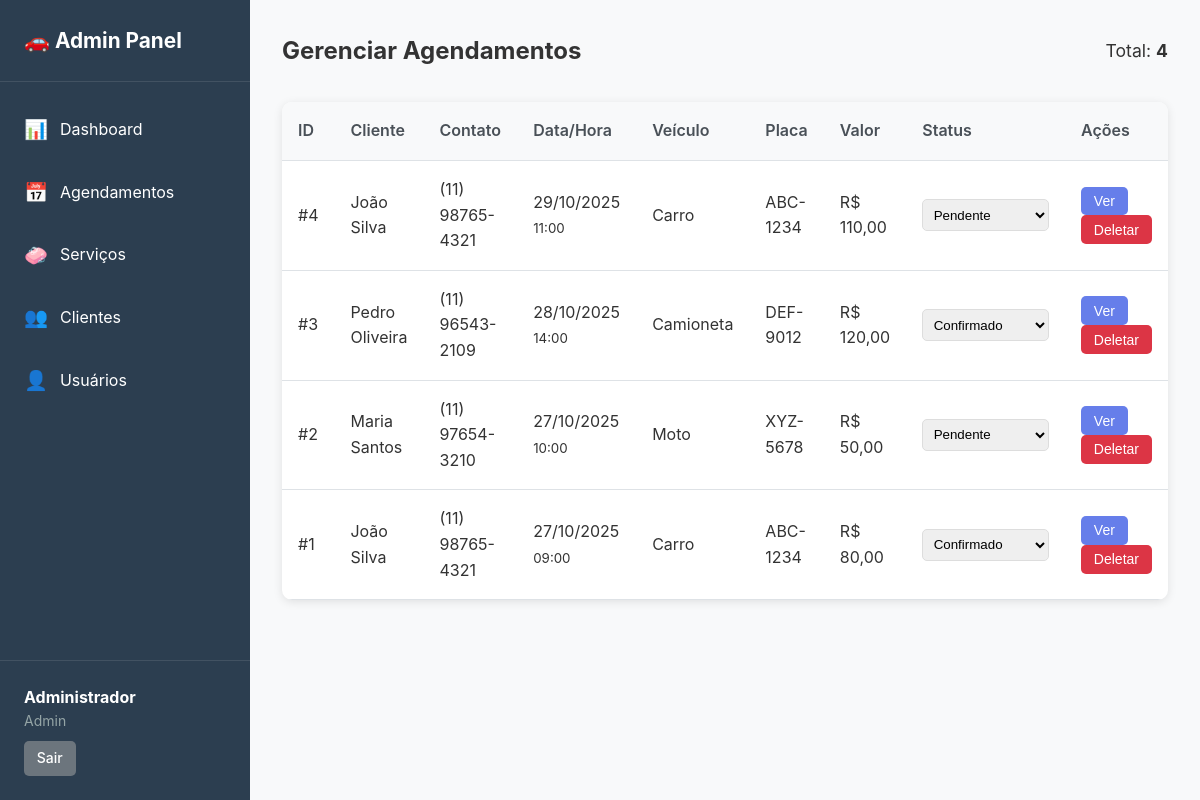
Screenshot of /public/admin/agendamentos.php (signed in) with the database file from the repository.
### tables this page shows
CREATE TABLE agendamentos (
    id INT PRIMARY KEY AUTO_INCREMENT,
    cliente_id INT NOT NULL,
    data_agendamento DATE NOT NULL,
    hora_agendamento TIME NOT NULL,
    tipo_veiculo ENUM('moto', 'carro', 'camioneta') NOT NULL,
    placa_veiculo VARCHAR(20),
    modelo_veiculo VARCHAR(100),
    observacoes TEXT,
    valor_total DECIMAL(10,2) NOT NULL,
    status ENUM('pendente', 'confirmado', 'em_andamento', 'concluido', 'cancelado') DEFAULT 'pendente',
    data_criacao TIMESTAMP DEFAULT CURRENT_TIMESTAMP,
    data_atualizacao TIMESTAMP DEFAULT CURRENT_TIMESTAMP ON UPDATE CURRENT_TIMESTAMP,
    FOREIGN KEY (cliente_id) REFERENCES clientes(id),
    INDEX idx_cliente (cliente_id),
    INDEX idx_data (data_agendamento),
    INDEX idx_status (status),
    INDEX idx_data_hora (data_agendamento, hora_agendamento)
);

CREATE TABLE clientes (
    id INT PRIMARY KEY AUTO_INCREMENT,
    nome VARCHAR(100) NOT NULL,
    email VARCHAR(100) UNIQUE NOT NULL,
    senha VARCHAR(255) NOT NULL,
    telefone VARCHAR(20) NOT NULL,
    endereco VARCHAR(255) NOT NULL,
    cidade VARCHAR(100) NOT NULL,
    estado VARCHAR(2) NOT NULL,
    cep VARCHAR(10) NOT NULL,
    data_cadastro TIMESTAMP DEFAULT CURRENT_TIMESTAMP,
    data_atualizacao TIMESTAMP DEFAULT CURRENT_TIMESTAMP ON UPDATE CURRENT_TIMESTAMP,
    INDEX idx_email (email),
    INDEX idx_nome (nome),
    INDEX idx_telefone (telefone)
);

### app/models/Agendamento.php (called while the page is built, shortened)
<?php
class Agendamento {
    private $conn;
    private $table_name = "agendamentos";
    public function __construct($db = null) {
        if ($db) {
            $this->conn = $db;
        } else {
            $database = new Database();
            $this->conn = $database->getConnection();
        }
    }
    public function readAll() {
        $query = "SELECT a.*, c.nome as cliente_nome, c.telefone as cliente_telefone
                  FROM " . $this->table_name . " a
                  INNER JOIN clientes c ON a.cliente_id = c.id
                  ORDER BY a.data_agendamento DESC, a.hora_agendamento DESC";
        $stmt = $this->conn->prepare($query);
        $stmt->execute();
        return $stmt;
    }
}
?>

### config/config.php (called while the page is built, shortened)
<?php
function formatarMoeda($valor) {
    return 'R$ ' . number_format($valor, 2, ',', '.');
}
function formatarData($data) {
    return date('d/m/Y', strtotime($data));
}
?>

### public/admin/agendamentos.php (the view, shortened to what this page needs)
<?php
require_once __DIR__ . '/../../config/config.php';
require_once __DIR__ . '/../../app/models/Agendamento.php';
$database = new Database();
$db = $database->getConnection();
$agendamento_model = new Agendamento($db);
$stmt = $agendamento_model->readAll();
$agendamentos = $stmt->fetchAll(PDO::FETCH_ASSOC);
include __DIR__ . '/../../app/views/admin/header_admin.php';
?>
<div class="admin-content">
    <div class="admin-header">
        <h2>Gerenciar Agendamentos</h2>
        <div class="admin-stats">
            <span>Total: <strong><?php echo count($agendamentos); ?></strong></span>
        </div>
    </div>
    <div class="admin-table-container">
        <table class="admin-table">
            <thead>
                <tr>
                    <th>ID</th>
                    <th>Cliente</th>
                    <th>Contato</th>
                    <th>Data/Hora</th>
                    <th>Veículo</th>
                    <th>Placa</th>
                    <th>Valor</th>
                    <th>Status</th>
                    <th>Ações</th>
                </tr>
            </thead>
            <tbody>
                <?php foreach ($agendamentos as $ag): ?>
                <tr>
                    <td>#<?php echo $ag['id']; ?></td>
                    <td><?php echo htmlspecialchars($ag['cliente_nome']); ?></td>
                    <td><?php echo htmlspecialchars($ag['cliente_telefone']); ?></td>
                    <td>
                        <?php echo formatarData($ag['data_agendamento']); ?><br>
                        <small><?php echo date('H:i', strtotime($ag['hora_agendamento'])); ?></small>
                    </td>
                    <td><?php echo ucfirst($ag['tipo_veiculo']); ?></td>
                    <td><?php echo htmlspecialchars($ag['placa_veiculo'] ?? '-'); ?></td>
                    <td><?php echo formatarMoeda($ag['valor_total']); ?></td>
                    <td>
                        <select onchange="atualizarStatus(<?php echo $ag['id']; ?>, this.value)" class="status-select">
                            <option value="pendente" <?php echo $ag['status'] == 'pendente' ? 'selected' : ''; ?>>Pendente</option>
                            <option value="confirmado" <?php echo $ag['status'] == 'confirmado' ? 'selected' : ''; ?>>Confirmado</option>
                        </select>
                    </td>
                    <td>
                        <button onclick="verDetalhes(<?php echo $ag['id']; ?>)" class="btn btn-sm">Ver</button>
                        <button onclick="deletarAgendamento(<?php echo $ag['id']; ?>)" class="btn btn-sm btn-danger">Deletar</button>
                    </td>
                </tr>
                <?php endforeach; ?>
            </tbody>
        </table>
    </div>
</div>
<?php include __DIR__ . '/../../app/views/admin/footer_admin.php'; ?>

### public/css/style.css (style rules this page uses)
* { margin: 0; padding: 0; box-sizing: border-box; }
body { font-family: -apple-system, BlinkMacSystemFont, 'Segoe UI', Roboto, 'Helvetica Neue', Arial, sans-serif; line-height: 1.6; color: #333; background-color: #f5f5f5; }
.btn { display: inline-block; padding: 0.75rem 1.5rem; background: #667eea; color: white; text-decoration: none; border-radius: 5px; border: none; cursor: pointer; font-size: 1rem; font-weight: 500; transition: all 0.3s; }
.btn-danger { background: #dc3545; }
.btn-sm { padding: 0.4rem 0.8rem; font-size: 0.875rem; }
.admin-body { background: #f8f9fa; }
.admin-content { max-width: 1400px; }
.admin-header { display: flex; justify-content: space-between; align-items: center; margin-bottom: 2rem; }
.admin-stats { display: flex; gap: 2rem; font-size: 1.1rem; }
.admin-table-container { background: white; border-radius: 10px; box-shadow: 0 2px 10px rgba(0,0,0,0.1); overflow-x: auto; }
.admin-table { width: 100%; border-collapse: collapse; }
.admin-table thead { background: #f8f9fa; }
.admin-table th, .admin-table td { padding: 1rem; text-align: left; border-bottom: 1px solid #dee2e6; }
.admin-table th { font-weight: 600; color: #495057; }
.status-select { padding: 0.4rem; border: 1px solid #ddd; border-radius: 5px; }

### rows the page displays
agendamentos: id "4", cliente.nome "João Silva", cliente.telefone "(11) 98765-4321", data_agendamento "29/10/2025", hora_agendamento "11:00", tipo_veiculo "Carro", placa_veiculo "ABC-1234", valor_total "R$ 110,00", status+id "Pendente"
agendamentos: id "3", cliente.nome "Pedro Oliveira", cliente.telefone "(11) 96543-2109", data_agendamento "28/10/2025", hora_agendamento "14:00", tipo_veiculo "Camioneta", placa_veiculo "DEF-9012", valor_total "R$ 120,00", status+id "Confirmado"
agendamentos: id "2", cliente.nome "Maria Santos", cliente.telefone "(11) 97654-3210", data_agendamento "27/10/2025", hora_agendamento "10:00", tipo_veiculo "Moto", placa_veiculo "XYZ-5678", valor_total "R$ 50,00", status+id "Pendente"
agendamentos: id "1", cliente.nome "João Silva", cliente.telefone "(11) 98765-4321", data_agendamento "27/10/2025", hora_agendamento "09:00", tipo_veiculo "Carro", placa_veiculo "ABC-1234", valor_total "R$ 80,00", status+id "Confirmado"

### other values shown
$_SESSION['admin_nome'] "Administrador"
$_SESSION['admin_tipo'] "Admin"
count($agendamentos) "4"
